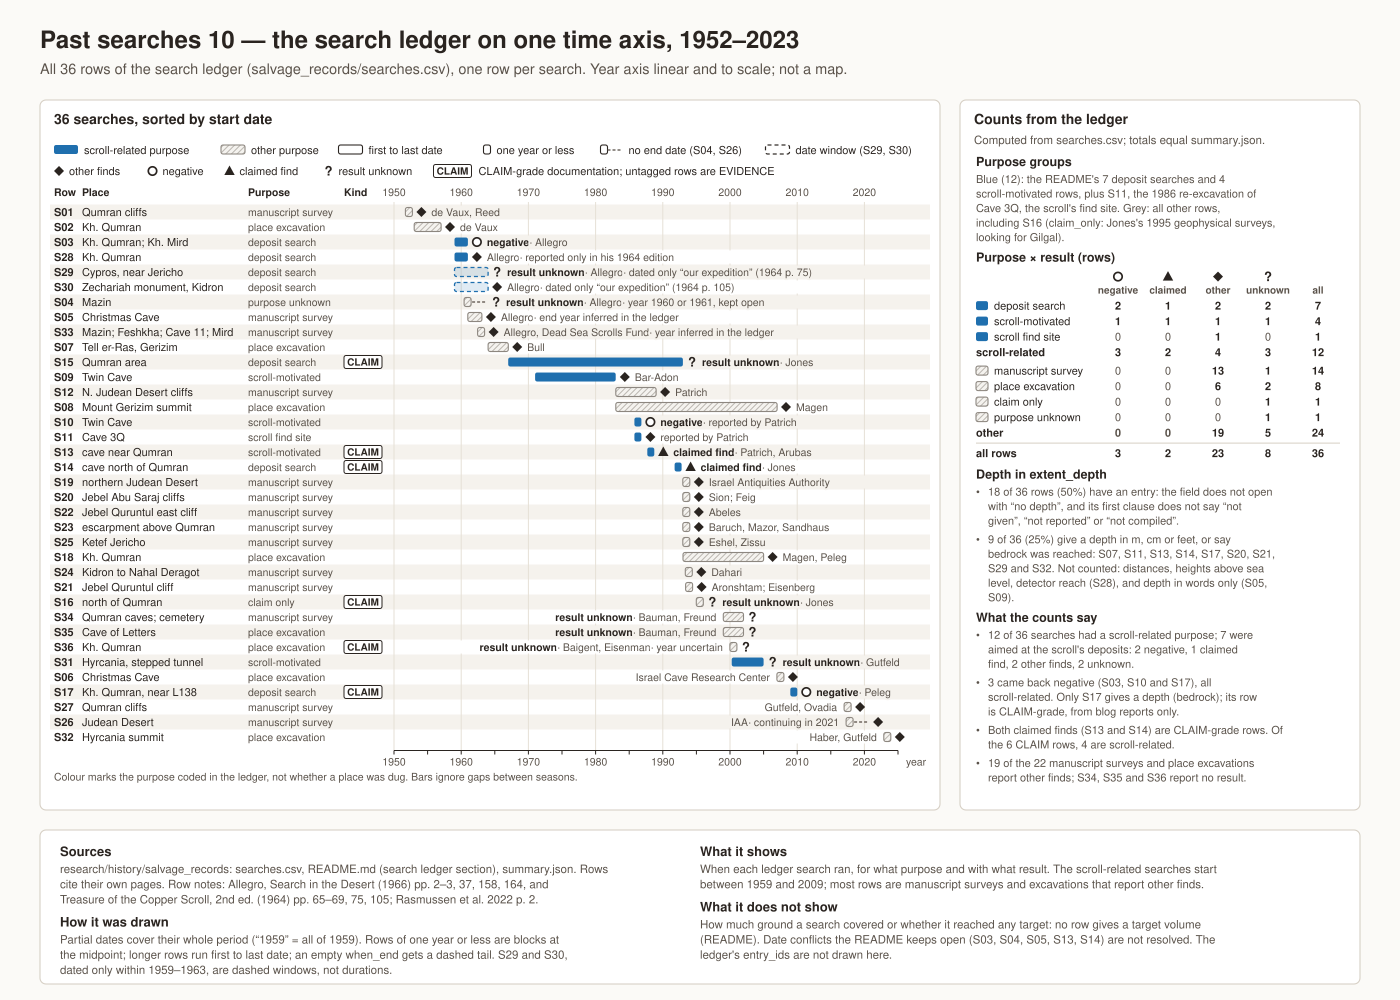

Here is the Python script that generated this plot:
"""Past searches 10: every search in the ledger on one time axis.

Sources (all read when the sheet is built):
- research/history/salvage_records/searches.csv: the ledger rows (33 on 10 October 2026). Columns used:
  search_id, where_name, who, when_start, when_end, when_text, purpose, result, kind, extent_depth,
  documentation, notes.
- research/history/salvage_records/summary.json: the published counts by row, purpose, result and kind;
  the script stops if its own counts differ.
- research/history/salvage_records/README.md, section "The search ledger": the seven deposit searches
  (S03, S14, S15, S17, S28, S29, S30), the four scroll-motivated rows (S09, S10, S13, S31) and the
  three negatives (S03, S10, S17); the script checks these lists against the CSV.
- research/history/salvage_records/summarize.py: the coded values of purpose, result and kind.
Each row's own publications and pages are in its source_ids and documentation columns
(for example S03: Wright, Biblica 42 (1961) p. 1; Allegro, Search in the Desert (1966) p. 93).
The row notes come from those rows' when_text, notes and documentation, which cite Allegro, Search in
the Desert (1966) pp. 2-3, 37, 158, 164; Allegro, The Treasure of the Copper Scroll, 2nd ed. (1964)
pp. 55, 65-69, 75, 105; Rasmussen et al., Heritage Science 10:18 (2022) p. 2; and the Times of Israel,
16 March 2021. The sheet adds no dating of its own.
"""
import csv
import json
import re
import sys
from collections import Counter
from datetime import date, timedelta
from pathlib import Path

sys.path.insert(0, str(Path(__file__).resolve().parent))
from common import S, P, BLUE, GREY, REPO, page, out_path, bullets  # noqa: E402

LEDGER = REPO / "research" / "history" / "salvage_records"
with open(LEDGER / "searches.csv", encoding="utf-8", newline="") as fh:
    ROWS = list(csv.DictReader(fh))
SUMMARY = json.loads((LEDGER / "summary.json").read_text(encoding="utf-8"))
BY_ID = {r["search_id"]: r for r in ROWS}
N = len(ROWS)

# ---------------------------------------------------------------- checks against the published counts
assert N == SUMMARY["search_rows"] and len(BY_ID) == N
assert dict(Counter(r["purpose"] for r in ROWS)) == SUMMARY["searches_by_purpose"]
assert dict(Counter(r["result"] for r in ROWS)) == SUMMARY["searches_by_result"]
assert dict(Counter(r["kind"] for r in ROWS)) == SUMMARY["searches_by_kind"]


def ids(cond):
    return sorted(r["search_id"] for r in ROWS if cond(r))


# the lists named in README.md, "The search ledger"
assert ids(lambda r: r["purpose"] == "scroll_deposit_search") == ["S03", "S14", "S15", "S17", "S28", "S29", "S30"]
assert ids(lambda r: r["purpose"] == "scroll_motivated") == ["S09", "S10", "S13", "S31"]
assert ids(lambda r: r["purpose"] == "scroll_find_site") == ["S11"]
assert ids(lambda r: r["purpose"] == "claim_only") == ["S16"]
assert ids(lambda r: r["result"] == "negative") == ["S03", "S10", "S17"]

# ---------------------------------------------------------------- coded values -> sheet labels
SCROLL = ("scroll_deposit_search", "scroll_motivated", "scroll_find_site")       # blue
OTHER = ("manuscript_survey", "excavation_of_named_place", "claim_only", "unknown")  # grey
PURPOSE_LABEL = {
    "scroll_deposit_search": "deposit search",
    "scroll_motivated": "scroll-motivated",
    "scroll_find_site": "scroll find site",
    "manuscript_survey": "manuscript survey",
    "excavation_of_named_place": "place excavation",
    "claim_only": "claim only",
    "unknown": "purpose unknown",
}
assert set(PURPOSE_LABEL) == set(SCROLL) | set(OTHER) == set(SUMMARY["searches_by_purpose"])
RESULTS = ("negative", "claimed_find", "other_finds", "unknown")
RESULT_WORD = {"negative": "negative", "claimed_find": "claimed find", "other_finds": "",
               "unknown": "result unknown"}
assert set(RESULTS) == set(SUMMARY["searches_by_result"])
assert set(SUMMARY["searches_by_kind"]) == {"EVIDENCE", "CLAIM"}

# Short place names, shortened by hand from where_name. Every word of four or more letters must
# occur in where_name, so a changed row stops the build.
PLACE = {
    "S01": "Qumran cliffs", "S02": "Kh. Qumran", "S03": "Kh. Qumran; Kh. Mird", "S04": "Mazin",
    "S05": "Christmas Cave", "S06": "Christmas Cave", "S07": "Tell er-Ras, Gerizim",
    "S08": "Mount Gerizim summit", "S09": "Twin Cave", "S10": "Twin Cave", "S11": "Cave 3Q",
    "S12": "N. Judean Desert cliffs", "S13": "cave near Qumran", "S14": "cave north of Qumran",
    "S15": "Qumran area", "S16": "north of Qumran", "S17": "Kh. Qumran, near L138", "S18": "Kh. Qumran",
    "S19": "northern Judean Desert", "S20": "Jebel Abu Saraj cliffs", "S21": "Jebel Quruntul cliff",
    "S22": "Jebel Quruntul east cliff", "S23": "escarpment above Qumran", "S24": "Kidron to Nahal Deragot",
    "S25": "Ketef Jericho", "S26": "Judean Desert", "S27": "Qumran cliffs", "S28": "Kh. Qumran",
    "S29": "Cypros, near Jericho", "S30": "Zechariah monument, Kidron", "S31": "Hyrcania, stepped tunnel",
    "S32": "Hyrcania summit", "S33": "Mazin; Feshkha; Cave 11; Mird",
    "S34": "Qumran caves; cemetery", "S35": "Cave of Letters", "S36": "Kh. Qumran",
}
# Who, shortened from the who column. Every capitalised word must occur in who.
WHO = {
    "S01": "de Vaux, Reed", "S02": "de Vaux", "S03": "Allegro", "S04": "Allegro", "S05": "Allegro",
    "S06": "Israel Cave Research Center", "S07": "Bull", "S08": "Magen", "S09": "Bar-Adon",
    "S10": "reported by Patrich", "S11": "reported by Patrich", "S12": "Patrich", "S13": "Patrich, Arubas",
    "S14": "Jones", "S15": "Jones", "S16": "Jones", "S17": "Peleg", "S18": "Magen, Peleg",
    "S19": "Israel Antiquities Authority", "S20": "Sion; Feig", "S21": "Aronshtam; Eisenberg",
    "S22": "Abeles", "S23": "Baruch, Mazor, Sandhaus", "S24": "Dahari", "S25": "Eshel, Zissu",
    "S26": "IAA", "S27": "Gutfeld, Ovadia", "S28": "Allegro", "S29": "Allegro", "S30": "Allegro",
    "S31": "Gutfeld", "S32": "Haber, Gutfeld", "S33": "Allegro, Dead Sea Scrolls Fund",
    "S34": "Bauman, Freund", "S35": "Bauman, Freund", "S36": "Baigent, Eisenman",
}
# Row notes: (text on the sheet, column, phrase that must stand in that column).
ROW_NOTE = {
    "S04": ("year 1960 or 1961, kept open", "notes", "Date conflict, kept open"),
    "S05": ("end year inferred in the ledger", "when_text", "(inference"),
    "S26": ("continuing in 2021", "when_text", "continuing in 2021"),
    "S28": ("reported only in his 1964 edition", "documentation", "not in his 1960 book or in Search in"),
    "S29": ("dated only “our expedition” (1964 p. 75)", "when_text", "dated only 'our expedition' (1964 p. 75)"),
    "S30": ("dated only “our expedition” (1964 p. 105)", "when_text", "dated only 'our expedition' (1964 p. 105)"),
    "S33": ("year inferred in the ledger", "when_text", "(inference"),
    "S36": ("year uncertain", "when_text", "survey year not known"),
}
assert set(PLACE) == set(WHO) == set(BY_ID), sorted(set(BY_ID) ^ set(PLACE) | set(BY_ID) ^ set(WHO))
for sid, short in PLACE.items():
    where = BY_ID[sid]["where_name"].lower()
    for w in re.findall(r"[A-Za-z][A-Za-z\-]{3,}", short):
        assert w.lower() in where, f"{sid}: '{w}' not in where_name"
for sid, short in WHO.items():
    for w in re.findall(r"\b[A-Z][A-Za-z\-]+", short):
        assert w in BY_ID[sid]["who"], f"{sid}: '{w}' not in who"
for sid, (_, col, phrase) in ROW_NOTE.items():
    assert phrase in BY_ID[sid][col], f"{sid}: '{phrase}' not in {col}"
assert ids(lambda r: "inference" in r["when_text"]) == ["S05", "S33"]


# ---------------------------------------------------------------- dates
def dec(d):
    y0, y1 = date(d.year, 1, 1).toordinal(), date(d.year + 1, 1, 1).toordinal()
    return d.year + (d.toordinal() - y0) / (y1 - y0)


def period(s):
    """'1959' -> all of 1959; '1960-12' -> all of December 1960; '1960-12-25' -> that day."""
    p = [int(x) for x in s.split("-")]
    if len(p) == 1:
        a, b = date(p[0], 1, 1), date(p[0] + 1, 1, 1)
    elif len(p) == 2:
        a = date(p[0], p[1], 1)
        b = date(p[0] + (p[1] == 12), p[1] % 12 + 1, 1)
    else:
        a = date(*p)
        b = a + timedelta(days=1)
    return dec(a), dec(b)


for r in ROWS:
    a = period(r["when_start"])[0]
    if r["when_end"]:
        b = period(r["when_end"])[1]
        open_end = False
    else:
        b = period(r["when_start"])[1]
        open_end = True
    assert b > a, r["search_id"]
    r["_a"], r["_b"], r["_open"] = a, b, open_end
    r["_point"] = (b - a) <= 1.0 + 1e-9
    r["_window"] = "dated only" in r["when_text"]      # undated work somewhere in [a, b]
ROWS.sort(key=lambda r: (r["_a"], r["_b"], r["search_id"]))
assert ids(lambda r: r["_open"]) == ["S04", "S26"]
assert ids(lambda r: r["_window"]) == ["S29", "S30"]
assert all(not r["_point"] and not r["_open"] for r in ROWS if r["_window"])
WINDOW_IDS = ids(lambda r: r["_window"])
WIN_A, WIN_B = (int(BY_ID[WINDOW_IDS[0]]["when_start"]), int(BY_ID[WINDOW_IDS[0]]["when_end"]))
assert all((int(BY_ID[i]["when_start"]), int(BY_ID[i]["when_end"])) == (WIN_A, WIN_B) for i in WINDOW_IDS)
FIRST = min(int(r["when_start"][:4]) for r in ROWS)
LAST = max(int(r["when_start"][:4]) for r in ROWS)
Y0, Y1 = 1950, 2025
assert Y0 <= FIRST and max(r["_b"] for r in ROWS) <= Y1

# ---------------------------------------------------------------- depth in extent_depth
NULL = ("not given", "not reported", "not compiled")


def first_clause(s):
    return re.split(r"[;.]", s, maxsplit=1)[0].lower()


def has_entry(s):
    return bool(s) and not s.lower().startswith("no depth") and not any(n in first_clause(s) for n in NULL)


DEPTH_RE = re.compile(r"bedrock|virgin rock|\b\d+(?:\.\d+)?(?:-\d+(?:\.\d+)?)?\s?(?:m|cm|feet)\b"
                      r"(?!\s+(?:N|S|E|W|NE|NW|SE|SW)\b)")


def has_depth(s):
    """A depth figure or bedrock. Clauses about a detector's reach or a height above sea level are
    skipped, and a figure followed by a compass direction is a distance."""
    return any(DEPTH_RE.search(cl) for cl in s.split(";") if "detector" not in cl and " asl" not in cl)


ENTERED = ids(lambda r: has_entry(r["extent_depth"]))
DEPTH = ids(lambda r: has_depth(r["extent_depth"]))
assert ENTERED == ["S01", "S03", "S05", "S07", "S09", "S11", "S13", "S14", "S15", "S17", "S19", "S20",
                   "S21", "S26", "S29", "S31", "S32", "S33"], ENTERED
assert DEPTH == ["S07", "S11", "S13", "S14", "S17", "S20", "S21", "S29", "S32"], DEPTH
assert "Roman floor" in BY_ID["S05"]["extent_depth"] and "several metres deep" in BY_ID["S09"]["extent_depth"]
assert "detector reach about 0.46 m" in BY_ID["S28"]["extent_depth"]

# ---------------------------------------------------------------- counts for the side panel
TAB = Counter((r["purpose"], r["result"]) for r in ROWS)
blue_ids = ids(lambda r: r["purpose"] in SCROLL)
dep_ids = ids(lambda r: r["purpose"] == "scroll_deposit_search")
mot_ids = ids(lambda r: r["purpose"] == "scroll_motivated")
neg_ids = ids(lambda r: r["result"] == "negative")
claimed_ids = ids(lambda r: r["result"] == "claimed_find")
claim_kind = ids(lambda r: r["kind"] == "CLAIM")
neg_depth = [i for i in neg_ids if i in DEPTH]
survey_exc = [r for r in ROWS if r["purpose"] in ("manuscript_survey", "excavation_of_named_place")]
assert all(i in blue_ids for i in neg_ids)
assert all(BY_ID[i]["kind"] == "CLAIM" for i in claimed_ids) and len(claimed_ids) == 2
assert neg_depth == ["S17"] and BY_ID["S17"]["kind"] == "CLAIM"
assert BY_ID["S17"]["documentation"].startswith("blog reports only")
survey_other = [r for r in survey_exc if r["result"] == "other_finds"]
assert all(r["result"] in ("other_finds", "unknown") for r in survey_exc)
survey_unk = sorted(r["search_id"] for r in survey_exc if r["result"] == "unknown")
blue_years = sorted(int(BY_ID[i]["when_start"][:4]) for i in blue_ids)
claim_scroll = [i for i in claim_kind if i in blue_ids]
dep_res = {res: TAB[("scroll_deposit_search", res)] for res in RESULTS}


def words(ls):
    return ", ".join(ls[:-1]) + " and " + ls[-1] if len(ls) > 1 else ls[0]


def pct(n):
    return round(100 * n / N)


# ---------------------------------------------------------------- page
c = page("10", f"the search ledger on one time axis, {FIRST}–{LAST}",
         f"All {N} rows of the search ledger (salvage_records/searches.csv), one row per search. "
         "Year axis linear and to scale; not a map.")
c.add('<defs><pattern id="ghatch" width="4" height="4" patternUnits="userSpaceOnUse" '
      'patternTransform="rotate(45)"><rect width="4" height="4" fill="#f3f1ed"/>'
      f'<line x1="0" y1="0" x2="0" y2="4" stroke="{GREY}" stroke-width="1"/></pattern></defs>')
TOP, BOTTOM = 100, 810
mx, my, mw, mh = S.panel(c, 40, TOP, 900, BOTTOM - TOP, f"{N} searches, sorted by start date", None)
RIGHT = mx + mw - 6                       # right limit for labels
X_ID, X_PLACE, X_PURP, X_KIND = mx + 6, mx + 34, mx + 200, mx + 296
P0, P1 = mx + 346, mx + 850
PX = (P1 - P0) / (Y1 - Y0)
X = lambda yr: P0 + (yr - Y0) * PX        # noqa: E731
KEY_Y = my + 2
HEAD_Y = my + 58
ROW0 = HEAD_Y + 16
NOTE_H = 30                               # axis labels and the note under the axis
RH = min(20, int((BOTTOM - 8 - NOTE_H - 6 - ROW0) / (N - 0.5)))   # largest row height that fits
assert RH >= 15, f"{N} rows need a taller panel (row height {RH})"
MH = 9 if RH < 19 else 10                 # mark height
AXIS_Y = ROW0 + N * RH - RH / 2 + 6
INK = P["ink"]


def est_w(s, size):
    return len(s) * size * 0.56


def mark(x0, x1, y, purpose, window=False):
    blue = purpose in SCROLL
    if window:
        col = BLUE if blue else GREY
        c.rect(x0, y - MH / 2, x1 - x0, MH, fill=col, fill_opacity=0.14, stroke=col, width=1.3, dash="4 3", rx=2)
    elif blue:
        c.rect(x0, y - MH / 2, x1 - x0, MH, fill=BLUE, rx=2)
    else:
        c.rect(x0, y - MH / 2, x1 - x0, MH, fill="url(#ghatch)", stroke=GREY, width=1.1, rx=2)


def marker(x, y, result):
    if result == "other_finds":
        c.path(f"M{x:.1f},{y - 5:.1f} L{x + 5:.1f},{y:.1f} L{x:.1f},{y + 5:.1f} L{x - 5:.1f},{y:.1f} Z", fill=INK)
    elif result == "negative":
        c.circle(x, y, 4.2, fill=P["panel"], stroke=INK, width=1.7)
    elif result == "claimed_find":
        c.path(f"M{x:.1f},{y - 5.5:.1f} L{x + 5.2:.1f},{y + 4:.1f} L{x - 5.2:.1f},{y + 4:.1f} Z", fill=INK)
    else:
        c.text(x, y + 4.5, "?", 13, INK, 700, anchor="middle")


def claim_tag(x, y):
    c.rect(x, y - 6.5, 38, 13, fill=P["panel"], stroke=INK, width=1, rx=2)
    c.text(x + 19, y + 3.6, "CLAIM", 10, INK, 700, anchor="middle")


def tail(x, y):
    c.line(x, y, x + 15, y, P["sub"], 1.3, dash="3 2")
    return x + 15


# ---------------- key (top of the main panel)
KW = 0.5                                  # text width per font-size unit, for spacing the key
ky = KEY_Y + 14
kx = X_ID
c.rect(kx, ky - 9, 24, MH, fill=BLUE, rx=2)
c.text(kx + 30, ky, "scroll-related purpose", 11, INK)
kx += 30 + len("scroll-related purpose") * 11 * KW + 16
c.rect(kx, ky - 9, 24, MH, fill="url(#ghatch)", stroke=GREY, width=1.1, rx=2)
c.text(kx + 30, ky, "other purpose", 11, INK)
kx += 30 + len("other purpose") * 11 * KW + 16
c.rect(kx, ky - 9, 24, MH, fill="none", stroke=INK, width=1.1, rx=2)
c.text(kx + 30, ky, "first to last date", 11, INK)
kx += 30 + len("first to last date") * 11 * KW + 16
c.rect(kx, ky - 9, 7, MH, fill="none", stroke=INK, width=1.1, rx=2)
c.text(kx + 13, ky, "one year or less", 11, INK)
kx += 13 + len("one year or less") * 11 * KW + 16
c.rect(kx, ky - 9, 7, MH, fill="none", stroke=INK, width=1.1, rx=2)
tail(kx + 7, ky - 4)
lab = f"no end date ({', '.join(ids(lambda r: r['_open']))})"
c.text(kx + 28, ky, lab, 11, INK)
kx += 28 + len(lab) * 11 * KW + 16
c.rect(kx, ky - 9, 24, MH, fill="none", stroke=INK, width=1.2, dash="4 3", rx=2)
lab = f"date window ({', '.join(WINDOW_IDS)})"
c.text(kx + 30, ky, lab, 11, INK)
assert kx + 30 + est_w(lab, 11) <= RIGHT + 6

ky += 21
kx = X_ID
for res, lab in (("other_finds", "other finds"), ("negative", "negative"), ("claimed_find", "claimed find"),
                 ("unknown", "result unknown")):
    marker(kx + 5, ky - 4, res)
    c.text(kx + 15, ky, lab, 11, INK)
    kx += 15 + len(lab) * 11 * KW + 18
claim_tag(kx, ky - 4)
c.text(kx + 45, ky, "CLAIM-grade documentation; untagged rows are EVIDENCE", 11, INK)

# ---------------- row bands, grid, column heads and axis
BAND = "#f5f2ed"
for i in range(0, N, 2):
    c.rect(mx + 2, ROW0 + i * RH - RH / 2, mw - 4, RH, fill=BAND)
for yr in range(Y0, Y1 + 1, 10):
    c.line(X(yr), HEAD_Y + 6, X(yr), AXIS_Y, "#e6e0d6", 1)
    c.text(X(yr), HEAD_Y, str(yr), 10.5, P["sub"], anchor="middle")
    c.text(X(yr), AXIS_Y + 15, str(yr), 10.5, P["sub"], anchor="middle")
c.line(P0, AXIS_Y, P1, AXIS_Y, INK, 1)
for yr in range(Y0, Y1 + 1, 5):
    c.line(X(yr), AXIS_Y, X(yr), AXIS_Y + 4, INK, 1)
for x, lab in ((X_ID, "Row"), (X_PLACE, "Place"), (X_PURP, "Purpose"), (X_KIND, "Kind")):
    c.text(x, HEAD_Y, lab, 10.5, P["ink"], 700)

# ---------------- rows
for i, r in enumerate(ROWS):
    sid = r["search_id"]
    y = ROW0 + i * RH
    bg = BAND if i % 2 == 0 else P["panel"]
    c.add(f"<g><title>{sid}: {r['when_start']} to {r['when_end'] or '(no end)'}; {r['purpose']}; "
          f"{r['result']}; {r['kind']}</title>")
    c.text(X_ID, y + 4, sid, 11, INK, 700)
    c.text(X_PLACE, y + 4, PLACE[sid], 11, INK)
    c.text(X_PURP, y + 4, PURPOSE_LABEL[r["purpose"]], 10.5, P["sub"])
    if r["kind"] == "CLAIM":
        claim_tag(X_KIND, y)
    if r["_point"]:
        xm = X((r["_a"] + r["_b"]) / 2)
        x0, x1 = xm - 3.5, xm + 3.5
    else:
        x0, x1 = X(r["_a"]), X(r["_b"])
    mark(x0, x1, y, r["purpose"], r["_window"])
    xe = tail(x1 + 1, y) if r["_open"] else x1
    xmk = xe + 9
    marker(xmk, y, r["result"])
    parts = [(RESULT_WORD[r["result"]], INK, "600")] if RESULT_WORD[r["result"]] else []
    parts.append((WHO[sid], P["sub"], None))
    if sid in ROW_NOTE:
        parts.append((ROW_NOTE[sid][0], P["sub"], None))
    full = " · ".join(p[0] for p in parts)
    spans = []
    for k, (s, col, wt) in enumerate(parts):
        sep = " · " if k else ""
        w = f' font-weight="{wt}"' if wt else ""
        spans.append(f'<tspan fill="{col}"{w}>{sep}{s}</tspan>')
    tw = est_w(full, 10.5)
    if xmk + 10 + tw <= RIGHT:
        tx, anchor, bx = xmk + 10, "start", xmk + 8
    else:
        tx, anchor, bx = x0 - 7, "end", x0 - 9 - tw
        assert bx > P0, sid
    c.rect(bx, y - 6.5, tw + 4, 13, fill=bg)          # keeps the grid out of the label
    c.add(f'<text x="{tx:.1f}" y="{y + 4:.1f}" font-size="10.5" text-anchor="{anchor}" stroke="{bg}" '
          f'stroke-width="4" stroke-linejoin="round" paint-order="stroke">{"".join(spans)}</text>')
    c.add("</g>")

c.text(P1 + 8, AXIS_Y + 15, "year", 10.5, P["sub"])
c.text(X_ID, AXIS_Y + NOTE_H, "Colour marks the purpose coded in the ledger, not whether a place was dug. "
       "Bars ignore gaps between seasons.", 10.5, P["sub"])
assert AXIS_Y + NOTE_H + 4 <= BOTTOM - 4

# ---------------------------------------------------------------- side panel
sx, sy, sw, sh = S.panel(c, 960, TOP, 400, BOTTOM - TOP, "Counts from the ledger",
                         "Computed from searches.csv; totals equal summary.json.")
x0 = sx + 8
y = sy + 12
c.text(x0, y, "Purpose groups", 12.5, INK, 700)
y = c.wrap(x0, y + 17, f"Blue ({len(blue_ids)}): the README's {len(dep_ids)} deposit searches and "
           f"{len(mot_ids)} scroll-motivated rows, plus S11, the 1986 re-excavation of Cave 3Q, the scroll's "
           "find site. Grey: all other rows, including S16 (claim_only: Jones's 1995 geophysical surveys, "
           "looking for Gilgal).", 62, 11, fill=P["sub"]) + 6

# cross-tab
c.text(x0, y, "Purpose × result (rows)", 12.5, INK, 700)
y += 19
COLS = [x0 + 142 + k * 50 for k in range(5)]
for cx_, res in zip(COLS, RESULTS):
    marker(cx_, y - 4, res)
heads = ["negative", "claimed", "other", "unknown", "all"]
for cx_, h in zip(COLS, heads):
    c.text(cx_, y + 13, h, 10, P["sub"], 600, anchor="middle")
y += 29


def tab_row(y, label, counts, total, bold=False, swatch=None):
    if swatch:
        mark(x0, x0 + 12, y - 4, swatch)
    c.text(x0 + (18 if swatch else 0), y, label, 11, INK, 700 if bold else None)
    for cx_, n in zip(COLS, list(counts) + [total]):
        c.text(cx_, y, str(n), 11, INK if n else P["sub"], 700 if (bold or n) else None, anchor="middle")
    return y + 15.5


for group, gname in ((SCROLL, "scroll-related"), (OTHER, "other")):
    for pur in group:
        cnt = [TAB[(pur, res)] for res in RESULTS]
        y = tab_row(y, PURPOSE_LABEL[pur], cnt, sum(cnt), swatch=pur)
    cnt = [sum(TAB[(p_, res)] for p_ in group) for res in RESULTS]
    y = tab_row(y, f"{gname}", cnt, sum(cnt), bold=True)
    y += 3
c.line(x0, y - 12, x0 + sw - 20, y - 12, P["border"], 1)
tot = [SUMMARY["searches_by_result"][res] for res in RESULTS]
assert tot == [sum(TAB[(p_, res)] for p_ in PURPOSE_LABEL) for res in RESULTS]
y = tab_row(y + 2, "all rows", tot, N, bold=True) + 6

# depth
c.text(x0, y, "Depth in extent_depth", 12.5, INK, 700)
y = bullets(c, x0, y + 17, [
    f"{len(ENTERED)} of {N} rows ({pct(len(ENTERED))}%) have an entry: the field does not open with "
    "“no depth”, and its first clause does not say “not given”, “not reported” or “not compiled”.",
    f"{len(DEPTH)} of {N} ({pct(len(DEPTH))}%) give a depth in m, cm or feet, or say bedrock was reached: "
    f"{words(DEPTH)}. Not counted: distances, heights above sea level, detector reach (S28), and depth "
    "in words only (S05, S09).",
], 58, 11, 4) + 2

# observations
c.text(x0, y, "What the counts say", 12.5, INK, 700)
y = bullets(c, x0, y + 17, [
    f"{len(blue_ids)} of {N} searches had a scroll-related purpose; {len(dep_ids)} were aimed at the "
    f"scroll's deposits: {dep_res['negative']} negative, {dep_res['claimed_find']} claimed find, "
    f"{dep_res['other_finds']} other finds, {dep_res['unknown']} unknown.",
    f"{len(neg_ids)} came back negative ({words(neg_ids)}), all scroll-related. Only {neg_depth[0]} "
    "gives a depth (bedrock); its row is CLAIM-grade, from blog reports only.",
    f"Both claimed finds ({words(claimed_ids)}) are CLAIM-grade rows. Of the {len(claim_kind)} CLAIM rows, "
    f"{len(claim_scroll)} are scroll-related.",
    (f"All {len(survey_exc)} manuscript surveys and place excavations report other finds." if not survey_unk else
     f"{len(survey_other)} of the {len(survey_exc)} manuscript surveys and place excavations report other "
     f"finds; {words(survey_unk)} report no result."),
], 58, 11, 4)
assert y <= BOTTOM - 6, y

# ---------------------------------------------------------------- footer
S.footer(c, 830, [
    ("Sources", "research/history/salvage_records: searches.csv, README.md (search ledger section), "
     "summary.json. Rows cite their own pages. Row notes: Allegro, Search in the Desert (1966) pp. 2–3, 37, "
     "158, 164, and Treasure of the Copper Scroll, 2nd ed. (1964) pp. 65–69, 75, 105; Rasmussen et al. 2022 p. 2."),
    ("How it was drawn", "Partial dates cover their whole period (“1959” = all of 1959). Rows of one year or "
     "less are blocks at the midpoint; longer rows run first to last date; an empty when_end gets a dashed "
     f"tail. {words(WINDOW_IDS)}, dated only within {WIN_A}–{WIN_B}, are dashed windows, not durations."),
    ("What it shows", f"When each ledger search ran, for what purpose and with what result. The scroll-related "
     f"searches start between {blue_years[0]} and {blue_years[-1]}; most rows are manuscript surveys and "
     "excavations that report other finds."),
    ("What it does not show", "How much ground a search covered or whether it reached any target: no row "
     "gives a target volume (README). Date conflicts the README keeps open (S03, S04, S05, S13, S14) are "
     "not resolved. The ledger's entry_ids are not drawn here."),
])
print(c.save(out_path("search_10_ledger_timeline")))
print(f"rows {N}; RH {RH}; blue {len(blue_ids)}; entered {len(ENTERED)}; depth {len(DEPTH)}; side y {y:.0f}")
